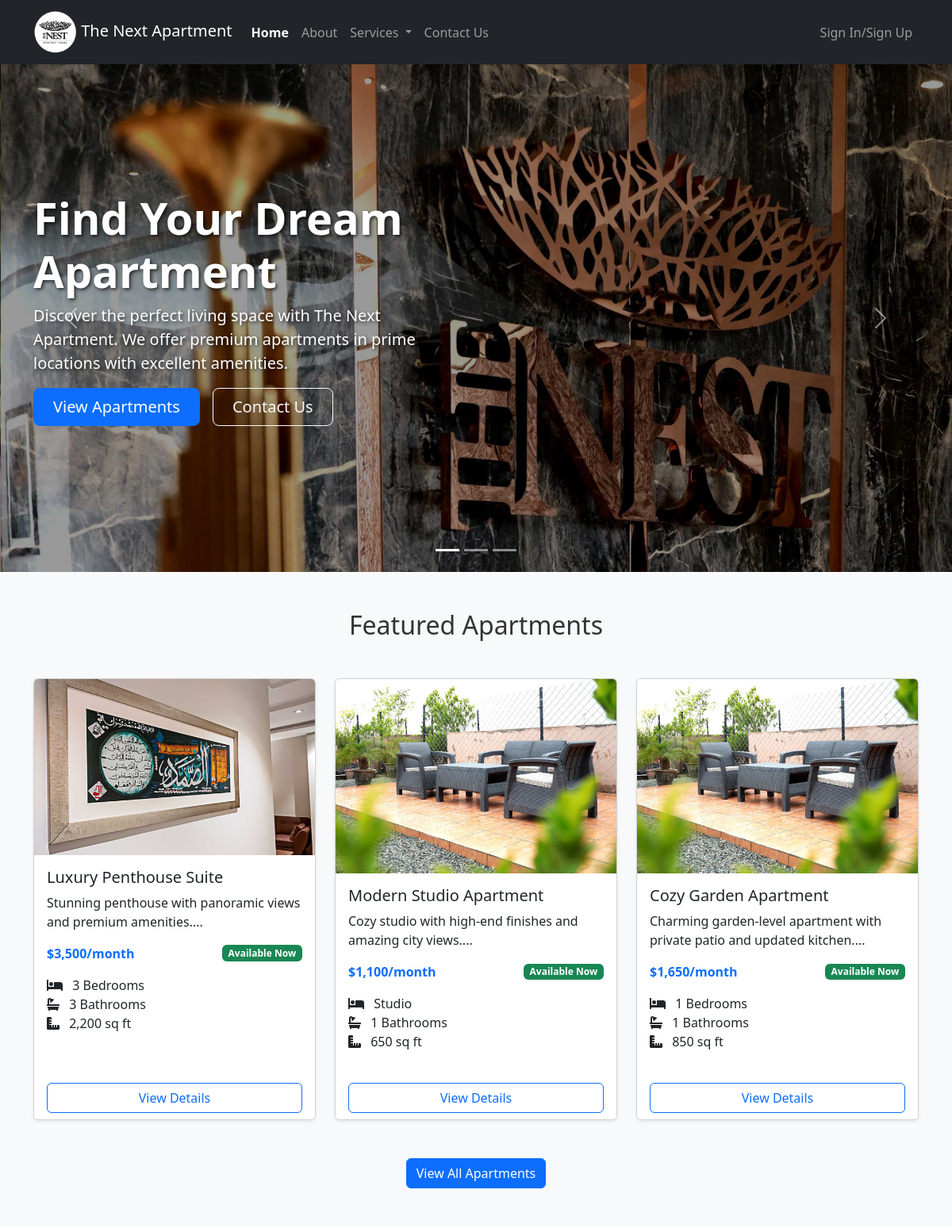
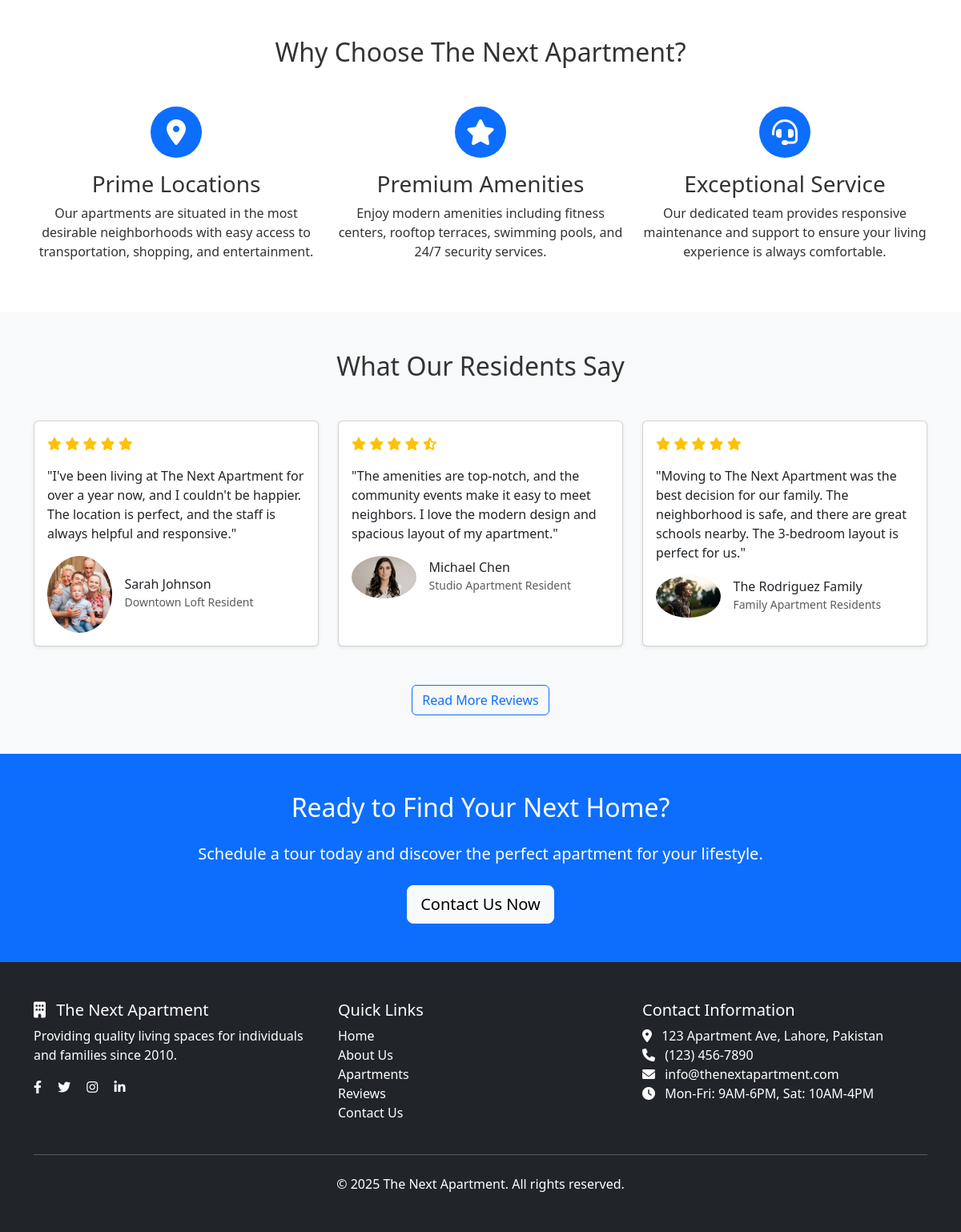
The page / on the database its author committed (2 pictures, top to bottom).
### tables this page shows
CREATE TABLE IF NOT EXISTS apartments (
    apartment_id INT AUTO_INCREMENT PRIMARY KEY,
    title VARCHAR(100) NOT NULL,
    description TEXT NOT NULL,
    price DECIMAL(10, 2) NOT NULL,
    bedrooms INT NOT NULL,
    bathrooms INT NOT NULL,
    area DECIMAL(10, 2) NOT NULL,
    status ENUM('available', 'coming_soon', 'rented') NOT NULL,
    image_path VARCHAR(255) NOT NULL,
    created_at TIMESTAMP DEFAULT CURRENT_TIMESTAMP,
    updated_at TIMESTAMP DEFAULT CURRENT_TIMESTAMP ON UPDATE CURRENT_TIMESTAMP
);

### index.php (the view, shortened to what this page needs)
<?php
include 'includes/header.php';
require_once 'config/database.php';
$sql = "SELECT * FROM apartments WHERE status = 'available' ORDER BY RAND() LIMIT 3";
$result = $conn->query($sql);
?>
<header>
    <div id="heroCarousel" class="carousel slide carousel-fade" data-bs-ride="carousel">
        <div class="carousel-indicators">
            <button type="button" data-bs-target="#heroCarousel" data-bs-slide-to="0" class="active" aria-current="true" aria-label="Slide 1"></button>
            <button type="button" data-bs-target="#heroCarousel" data-bs-slide-to="1" aria-label="Slide 2"></button>
            <button type="button" data-bs-target="#heroCarousel" data-bs-slide-to="2" aria-label="Slide 3"></button>
        </div>
        <div class="carousel-inner">
            <div class="carousel-item active" style="height: 80vh; min-height: 500px;">
                <img src="/Project/src/images/Main-First-Banner.jpg" class="d-block w-100 h-100 object-fit-cover" alt="Luxury apartment exterior">
                <div class="carousel-caption d-flex h-100 align-items-center" style="background: rgba(0, 0, 0, 0.4); top: 0; bottom: 0; left: 0; right: 0;">
                    <div class="container">
                        <div class="row justify-content-start text-start">
                            <div class="col-lg-6">
                                <h1 class="display-4 fw-bold" style="text-shadow: 2px 2px 4px rgba(0, 0, 0, 0.7);">Find Your Dream Apartment</h1>
                                <p class="lead" style="text-shadow: 2px 2px 4px rgba(0, 0, 0, 0.7);">Discover the perfect living space with The Next Apartment. We offer premium apartments in prime locations with excellent amenities.</p>
                                <div class="d-grid gap-2 d-md-flex justify-content-md-start mb-4">
                                    <a href="apartments.php" class="btn btn-primary btn-lg px-4 me-md-2">View Apartments</a>
                                    <a href="contact.php" class="btn btn-outline-light btn-lg px-4">Contact Us</a>
                                </div>
                            </div>
                        </div>
                    </div>
                </div>
            </div>
        </div>
        <button class="carousel-control-prev" type="button" data-bs-target="#heroCarousel" data-bs-slide="prev">
            <span class="carousel-control-prev-icon" aria-hidden="true"></span>
        </button>
        <button class="carousel-control-next" type="button" data-bs-target="#heroCarousel" data-bs-slide="next">
            <span class="carousel-control-next-icon" aria-hidden="true"></span>
        </button>
    </div>
</header>
<main>
    <section class="py-5 bg-light">
        <div class="container">
            <h2 class="text-center mb-5">Featured Apartments</h2>
            <div class="row">
                <?php if ($result->num_rows > 0): ?>
                    <?php while ($apartment = $result->fetch_assoc()): ?>
                        <div class="col-md-4 mb-4">
                            <div class="card h-100 shadow-sm">
                                <img src="<?php echo $apartment['image_path']; ?>" class="card-img-top" alt="<?php echo htmlspecialchars($apartment['title']); ?>">
                                <div class="card-body">
                                    <h5 class="card-title"><?php echo htmlspecialchars($apartment['title']); ?></h5>
                                    <p class="card-text"><?php echo htmlspecialchars(substr($apartment['description'], 0, 100)) . '...'; ?></p>
                                    <div class="d-flex justify-content-between align-items-center">
                                        <span class="text-primary fw-bold">$<?php echo number_format($apartment['price']); ?>/month</span>
                                        <span class="badge <?php echo $apartment['status'] === 'available' ? 'bg-success' : 'bg-warning text-dark'; ?>">
                                            <?php echo $apartment['status'] === 'available' ? 'Available Now' : 'Coming Soon'; ?>
                                        </span>
                                    </div>
                                    <ul class="list-unstyled mt-3">
                                        <li><i class="fas fa-bed me-2"></i> <?php echo $apartment['bedrooms'] == 0 ? 'Studio' : $apartment['bedrooms'] . ' Bedrooms'; ?></li>
                                        <li><i class="fas fa-bath me-2"></i> <?php echo $apartment['bathrooms']; ?> Bathrooms</li>
                                        <li><i class="fas fa-ruler-combined me-2"></i> <?php echo number_format($apartment['area']); ?> sq ft</li>
                                    </ul>
                                </div>
                                <div class="card-footer bg-white border-top-0">
                                    <a href="apartment-details.php?id=<?php echo $apartment['apartment_id']; ?>" class="btn btn-outline-primary w-100">View Details</a>
                                </div>
                            </div>
                        </div>
                    <?php endwhile; ?>
                <?php else: ?>
                    <div class="col-12 text-center">
                        <p>No apartments available at this time. Please check back later.</p>
                    </div>
                <?php endif; ?>
            </div>
            <div class="text-center mt-4">
                <a href="apartments.php" class="btn btn-primary">View All Apartments</a>
            </div>
        </div>
    </section>
    <section class="py-5">
        <div class="container">
            <h2 class="text-center mb-5">Why Choose The Next Apartment?</h2>
            <div class="row g-4">
                <div class="col-md-4">
                    <div class="text-center">
                        <div class="d-inline-flex align-items-center justify-content-center bg-primary text-white rounded-circle mb-3" style="width: 4rem; height: 4rem; font-size: 2rem;">
                            <i class="fas fa-map-marker-alt"></i>
                        </div>
                        <h3>Prime Locations</h3>
                        <p>Our apartments are situated in the most desirable neighborhoods with easy access to transportation, shopping, and entertainment.</p>
                    </div>
                </div>
                <div class="col-md-4">
                    <div class="text-center">
                        <div class="d-inline-flex align-items-center justify-content-center bg-primary text-white rounded-circle mb-3" style="width: 4rem; height: 4rem; font-size: 2rem;">
                            <i class="fas fa-star"></i>
                        </div>
                        <h3>Premium Amenities</h3>
                        <p>Enjoy modern amenities including fitness centers, rooftop terraces, swimming pools, and 24/7 security services.</p>
                    </div>
                </div>
                <div class="col-md-4">
                    <div class="text-center">
                        <div class="d-inline-flex align-items-center justify-content-center bg-primary text-white rounded-circle mb-3" style="width: 4rem; height: 4rem; font-size: 2rem;">
                            <i class="fas fa-headset"></i>
                        </div>
                        <h3>Exceptional Service</h3>
                        <p>Our dedicated team provides responsive maintenance and support to ensure your living experience is always comfortable.</p>
                    </div>
                </div>
            </div>
        </div>
    </section>
    <section class="py-5 bg-light">
        <div class="container">
            <h2 class="text-center mb-5">What Our Residents Say</h2>
            <div class="row">
                <div class="col-md-4 mb-4">
                    <div class="card h-100 shadow-sm">
                        <div class="card-body">
                            <div class="d-flex mb-3">
                                <div class="text-warning">
                                    <i class="fas fa-star"></i>
                                    <i class="fas fa-star"></i>
                                    <i class="fas fa-star"></i>
                                    <i class="fas fa-star"></i>
                                    <i class="fas fa-star"></i>
                                </div>
                            </div>
                            <p class="card-text">"I've been living at The Next Apartment for over a year now, and I couldn't be happier. The location is perfect, and the staff is always helpful and responsive."</p>
                            <div class="d-flex align-items-center">
                                <img src="/Project/src/images/1 review.webp" class="rounded-circle me-3 w-25" alt="Resident">
                                <div>
                                    <h6 class="mb-0">Sarah Johnson</h6>
                                    <small class="text-muted">Downtown Loft Resident</small>
                                </div>
                            </div>
                        </div>
                    </div>
                </div>
                <div class="col-md-4 mb-4">
                    <div class="card h-100 shadow-sm">
                        <div class="card-body">
                            <div class="d-flex mb-3">
                                <div class="text-warning">
                                    <i class="fas fa-star"></i>
                                    <i class="fas fa-star"></i>
                                    <i class="fas fa-star"></i>
                                    <i class="fas fa-star"></i>
                                    <i class="fas fa-star-half-alt"></i>
                                </div>
                            </div>
                            <p class="card-text">"The amenities are top-notch, and the community events make it easy to meet neighbors. I love the modern design and spacious layout of my apartment."</p>
                            <div class="d-flex align-items-center">
                                <img src="/Project/src/images/2 famile.jpeg" class="rounded-circle me-3 w-25" alt="Resident">
                                <div>
                                    <h6 class="mb-0">Michael Chen</h6>
                                    <small class="text-muted">Studio Apartment Resident</small>
                                </div>
                            </div>
                        </div>
                    </div>
                </div>
                <div class="col-md-4 mb-4">
                    <div class="card h-100 shadow-sm">
                        <div class="card-body">
                            <div class="d-flex mb-3">
                                <div class="text-warning">
                                    <i class="fas fa-star"></i>
                                    <i class="fas fa-star"></i>
                                    <i class="fas fa-star"></i>
                                    <i class="fas fa-star"></i>
                                    <i class="fas fa-star"></i>
                                </div>
                            </div>
                            <p class="card-text">"Moving to The Next Apartment was the best decision for our family. The neighborhood is safe, and there are great schools nearby. The 3-bedroom layout is perfect for us."</p>
                            <div class="d-flex align-items-center">
                                <img src="/Project/src/images/3 famile.jpeg" class="rounded-circle me-3 w-25" alt="Resident">
                                <div>
                                    <h6 class="mb-0">The Rodriguez Family</h6>
                                    <small class="text-muted">Family Apartment Residents</small>
                                </div>
                            </div>
                        </div>
                    </div>
                </div>
            </div>
            <div class="text-center mt-4">
                <a href="reviews.php" class="btn btn-outline-primary">Read More Reviews</a>
            </div>
        </div>
    </section>
    <section class="py-5 bg-primary text-white">
        <div class="container text-center">
            <h2 class="mb-4">Ready to Find Your Next Home?</h2>
            <p class="lead mb-4">Schedule a tour today and discover the perfect apartment for your lifestyle.</p>
            <a href="contact.php" class="btn btn-light btn-lg">Contact Us Now</a>
        </div>
    </section>
</main>
<?php include 'includes/footer.php'; ?>

### rows shown on the page
apartments: image_path (picture), title "Luxury Penthouse Suite", description "Stunning penthouse with panoramic views and premium amenities.", price "3,500", status "Available Now", bedrooms "3", bathrooms "3", area "2,200"
apartments: image_path (picture), title "Modern Studio Apartment", description "Cozy studio with high-end finishes and amazing city views.", price "1,100", status "Available Now", bedrooms "Studio", bathrooms "1", area "650"
apartments: image_path (picture), title "Cozy Garden Apartment", description "Charming garden-level apartment with private patio and updated kitchen.", price "1,650", status "Available Now", bedrooms "1", bathrooms "1", area "850"
